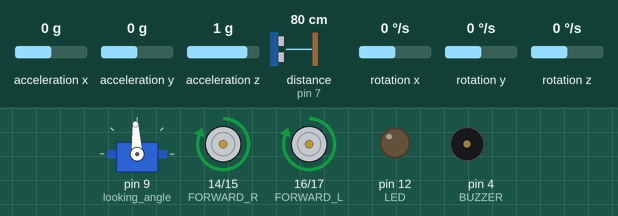
Simulated run of this sketch. Board: Arduino Uno, built with avr-gcc and run on an emulated ATmega328P. Shown: servo, motor-driver pin pairs drawn as motors (green arrow = first pin HIGH = forward, orange = second pin HIGH = backward, longer = more drive, scaled by the enable pin), output pins drawn as LEDs (lit = HIGH), buzzer (waves = sounding, pin HIGH). Inputs (shaded band) come from the test bench; at power-on: distance to the obstacle (sensor on pin 7) 80 cm, rotation z 0 °/s, acceleration x 0 g, acceleration y 0 g, acceleration z 1 g, rotation x 0 °/s, rotation y 0 °/s. The echo pulse lasts 58.3 µs per cm; what the sketch prints to the serial monitor is not drawn.

Above: at 4.2 s.
4.3 s: distance to the obstacle (sensor on pin 7) set to 63 cm
7.3 s: distance to the obstacle (sensor on pin 7) set to 58 cm
At 7.48 s:
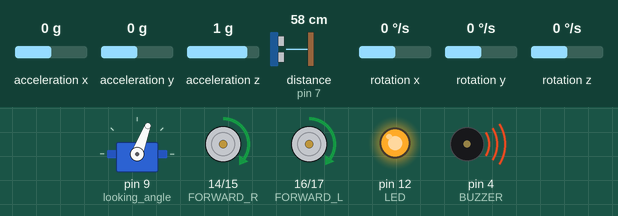
At 8.5 s:
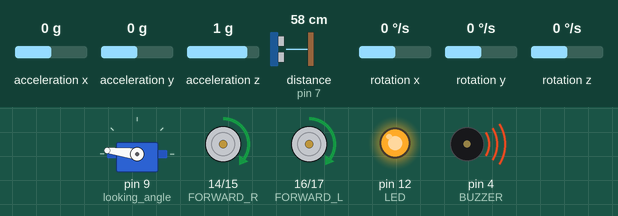
10.3 s: distance to the obstacle (sensor on pin 7) set to 2 cm
13.3 s: rotation z set to 64 °/s
At 14.16 s:
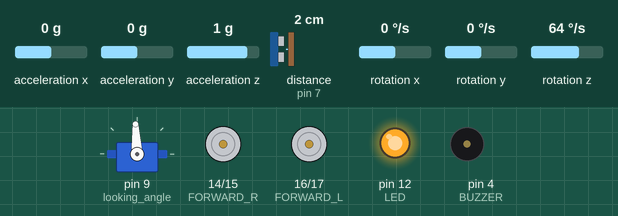
16.3 s: distance to the obstacle (sensor on pin 7) set to 4 cm
At 17.1 s:
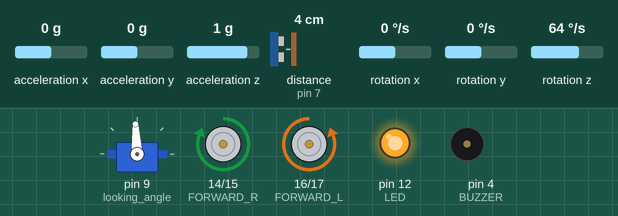
17.8 s: rotation z set to -42 °/s
20.8 s: rotation z set to -46 °/s
Timing chart, 0 to 24.8 s (numbered marks = the images above; inputs shaded):
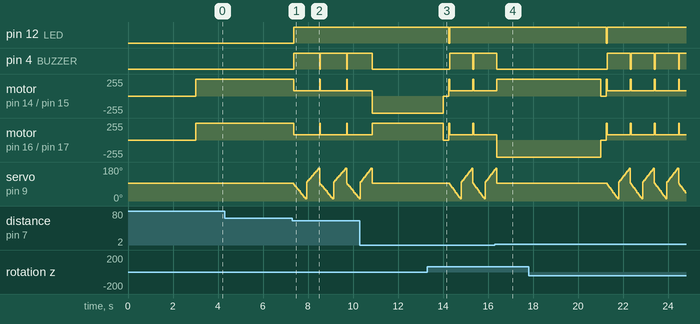

The sketch:

School_Project.ino
```cpp
//School project obstacle avoidance based avrage distance decision.
#include "SR04.h"
#include <Servo.h>
#include <MPU9250.h>

#define FORWARD_R 14
#define FORWARD_L 16
//------------------------
#define REVERSE_R 15
#define REVERSE_L 17
//------------------------
#define SPEED_R 6
#define SPEED_L 5

//------------------------
#define TRIG_PIN 7
#define ECHO_PIN 8

  MPU9250 IMU(Wire, 0x68);
  int status;

  SR04 sr04 = SR04 (ECHO_PIN, TRIG_PIN);
  long distance;
  bool runProgram = true;

  float average_right_distance,
        average_left_distance;
//------------------------

  Servo looking_angle;
  int angle;

//------------------------
#define BUZZER 4
#define LED 12

// moveForward (distance you want the car to move in cm)
// moveReverse (distance you want the car to move in cm)
// turnRight (angle in degrees, calibration in degrees)
// turnLeft (angle in degrees, calibration in degrees)

void moveForward(int spe_ed);
void moveReverse(void);
void turnRight (float angle, float calibration);
void turnLeft (float angle, float calibration);
void halt (void);
float look_left (int data_points, float *turn_angle);
float look_right (int data_points, float *turn_angle);
void turn_left (float angle);
void turn_right (float angle);

 float velocity,
       start_distance = 0,
       last_distance = 0,
       calculation_interval = 2,
       acceleration;

 unsigned long time_trigger,
               lapse_time,
               start_time, end_time,
               time_activator;


void setup() {
  // put your setup code here, to run once:

   pinMode(FORWARD_R, OUTPUT);
   pinMode(FORWARD_L, OUTPUT);
   pinMode(REVERSE_R, OUTPUT);
   pinMode(REVERSE_L, OUTPUT);
   pinMode(SPEED_R, OUTPUT);
   pinMode(SPEED_L, OUTPUT);

   pinMode(LED, OUTPUT);
   pinMode(BUZZER, OUTPUT);

   angle = 93;
   looking_angle.attach(9);
   looking_angle.write(angle);

   Serial.begin(9600);//display distance in port 9600 on the Serial Monitor.

    while(!Serial){digitalWrite(BUZZER, HIGH);}
    status = IMU.begin();

    if (status < 0) {
    Serial.println("IMU initialization unsuccessful");
    Serial.println("Check IMU wiring or try cycling power");
    Serial.print("Status: ");
    Serial.println(status);
    while(1) {}
    }

    IMU.setGyroRange(MPU9250::GYRO_RANGE_500DPS);
    IMU.setAccelRange (MPU9250:: ACCEL_RANGE_4G);
    IMU.setDlpfBandwidth(MPU9250::DLPF_BANDWIDTH_20HZ);
    IMU.setSrd(19);

   delay(3000);
   start_time = micros();
}

void loop() {

   analogWrite(SPEED_R, 255);
   analogWrite(SPEED_L, 255);
   digitalWrite(FORWARD_R, HIGH);
   digitalWrite(FORWARD_L, HIGH);

   IMU.readSensor();

   acceleration = -(IMU.getAccelX_mss()+ 0.09856586);
   end_time = micros();
   lapse_time = end_time - start_time;
   start_time = end_time;
   velocity += ((acceleration * ((lapse_time / 1000000.0))) * 100) + 0.20360516;

   Serial.print("Acceleration is --> ");
   Serial.print(acceleration, 6);
   Serial.print("\n");

//   Serial.print("Velocity is --> ");
//   Serial.print(velocity, 6);
//   Serial.print("\n");
//
   int activator = 0;
   float turn_angle = 0;

  distance = sr04.Distance();
  //Serial.print(distance);
  //Serial.println("cm");

  angle = 93;
  looking_angle.write(angle);
  digitalWrite(LED, LOW);

//Put a delay here if you want to analyze data from the Ultasonic sensor

  if (distance >= 500)
  {
    while(distance >= 500)
    {
      turn_right(5);
      distance = sr04.Distance();
        //Serial.print(distance);
        //Serial.println("cm");
    }
  }
  if (distance <= 60)
  {

    moveForward(80);

    digitalWrite(BUZZER, HIGH);
    digitalWrite(LED, HIGH);

    average_right_distance = look_right(10, &turn_angle);
    average_left_distance = look_left(10, &turn_angle);

    digitalWrite(BUZZER,LOW);

    if (average_right_distance > average_left_distance)
    {
      halt();
      turn_right(45);
    }

    if (average_left_distance > average_right_distance)
    {
      halt();
      turn_left(45);
    }
  }

//  time_activator = end_time / 1000;
//  if ((velocity >= -5 and velocity <= 5) and (time_activator > 5000))
//  {
//    halt();
//    velocity = 0;
//    moveReverse();
//    delay(500);
//    Serial.print("STUCK! DOING REVERSE --> ");
//    Serial.print(time_activator);
//    Serial.print("\n");
//    halt();
//  }
//
//  if (velocity >= 70 or velocity <= -70)
//  {
//    velocity = 6;
//  }

}

//--------------Function_Library----------------

void moveForward(int spe_ed)
  {
    analogWrite(SPEED_R, spe_ed);
    analogWrite(SPEED_L, spe_ed);

    digitalWrite(FORWARD_R, HIGH);
    digitalWrite(FORWARD_L, HIGH);

    //delay(13.88 * distance);delay for mc/ cm from car's speed
  }


 void moveReverse(void)
  {
    analogWrite(SPEED_R, 252);
    analogWrite(SPEED_L, 255);

    digitalWrite(REVERSE_R, HIGH);
    digitalWrite(REVERSE_L, HIGH);

    //delay(13.88 * distance);delay for mc/ cm from car's speed
  }


  void halt (void)
  {
    analogWrite(SPEED_R, 0);
    analogWrite(SPEED_L, 0);
    digitalWrite(FORWARD_R, LOW);
    digitalWrite(REVERSE_L, LOW);
    digitalWrite(FORWARD_L, LOW);
    digitalWrite(REVERSE_R, LOW);
  }


 float look_right (int data_points, float *turn_angle)
 {
    int i;
    float average_right_distance = 0,
          total_distance = 0, distance, max_distance = 0;

    for (i = 0; i < data_points; i++)
    {
       angle -= (80 / data_points);
       looking_angle.write(angle);
       total_distance += sr04.Distance();
       distance = sr04.Distance();

       if (distance > max_distance and distance < 2100)
       {
          max_distance = distance;
          *turn_angle = angle;
       }

       //Serial.print(total_distance);
       //Serial.println(" cm  (10 times increasing distance***)");
    }

    //Serial.print(total_distance);
    //Serial.println(" cm  (total_distance_right)");

    average_right_distance = total_distance / (float) data_points;

    //Serial.print(average_right_distance);
    //Serial.println(" cm  (average_right_distance)");

    angle = 93;
    looking_angle.write(angle);

    return average_right_distance;
 }


 float look_left (int data_points, float *turn_angle)
 {
    int i;
    float average_left_distance = 0,
          total_distance = 0, distance, max_distance = 0;

    for (i = 0; i < data_points; i++)
    {
       angle += (80 / data_points);
       looking_angle.write(angle);
       total_distance += sr04.Distance();
       distance = sr04.Distance();

       if (distance > max_distance and distance < 2100)
       {
          max_distance = distance;
          *turn_angle = angle;
       }

       //Serial.print(total_distance);
       //Serial.println(" cm  (10 times increasing distance***)");

    }

    //Serial.print(total_distance);
    //Serial.println(" cm  (total_distance_left)");

    average_left_distance = total_distance / (float) data_points;

    //Serial.print(average_left_distance);
    //Serial.println(" cm  (average_left_distance)");

    angle = 93;
    looking_angle.write(angle);

    return average_left_distance;
 }


 void turn_left (float angle)
 {
    int activator = 0;
    unsigned long start_time, end_time, lapse_time;
    float radial_velocity, end_angle = 0, average_calibration;
    float turn_to_angle = angle;

        analogWrite(SPEED_R, 255);
        analogWrite(SPEED_L, 255);
        digitalWrite(FORWARD_R, HIGH);
        digitalWrite(REVERSE_L, HIGH);

        start_time = micros();

        while(end_angle < (turn_to_angle) and activator == 0)
        {
          IMU.readSensor();

          end_time = micros();
          lapse_time = end_time - start_time;
          start_time = end_time;

          radial_velocity = - IMU.getGyroZ_rads();
          end_angle += (radial_velocity * (lapse_time / 1000000.0))*(180.0/PI);

          //Prints are for testing purposes
          //Serial.print(end_angle, 6);
          //Serial.print("\n");

          if (end_angle >= turn_to_angle)
          {
            halt();
            activator = 1;
          }
        }

        digitalWrite(LED, HIGH);
        digitalWrite(BUZZER, LOW);
        delay(250);
        digitalWrite(LED, LOW);
  }


 void turn_right (float angle)
 {
    int activator = 0;
    unsigned long start_time, end_time, lapse_time;
    float radial_velocity, end_angle = 0, average_calibration;
    float turn_to_angle = - angle;

        analogWrite(SPEED_R, 255);
        analogWrite(SPEED_L, 255);
        digitalWrite(FORWARD_L, HIGH);
        digitalWrite(REVERSE_R, HIGH);

        start_time = micros();

        while(end_angle > (turn_to_angle) and activator == 0)
        {
          IMU.readSensor();

          end_time = micros();
          lapse_time = end_time - start_time;
          start_time = end_time;

          radial_velocity = - IMU.getGyroZ_rads();
          end_angle += (radial_velocity * (lapse_time / 1000000.0))*(180.0/PI);

          //Prints are for testing purposes
          //Serial.print(end_angle, 6);
          //Serial.print("\n");

          if (end_angle <= turn_to_angle)
          {
            halt();
            activator = 1;
          }
        }

        digitalWrite(LED, HIGH);
        digitalWrite(BUZZER, LOW);
        delay(250);
        digitalWrite(LED, LOW);
 }
```

Measured:
- the behaviour switches between 61 and 60 cm on distance to the obstacle (sensor on pin 7) (found by bisection; images 0 and 1)
- after the input at 4.3 s, every drawn part: stays the same
- after the input at 7.3 s, pin 12 (LED): LOW → HIGH after 0.06 s; pin 4 (BUZZER): alternates HIGH for 1.2 s and LOW for 0.04 s, starting after 0.06 s
- after the input at 13.3 s, pin 12 (LED): HIGH → LOW after 0.96 s, → HIGH 0.03 s later; pin 4 (BUZZER): LOW → HIGH after 0.99 s, → LOW 1.0 s later, → HIGH 0.03 s later
- after the input at 16.3 s, pin 4 (BUZZER): goes on until 16.4 s, then stays LOW; motor on pin 14 (FORWARD_R) / pin 15 (REVERSE_R): goes on until 16.4 s, then stays forward 255/255; servo on pin 9 (looking_angle): goes on until 16.4 s, then stays 93°
- after the input at 17.8 s, every drawn part: stays the same
